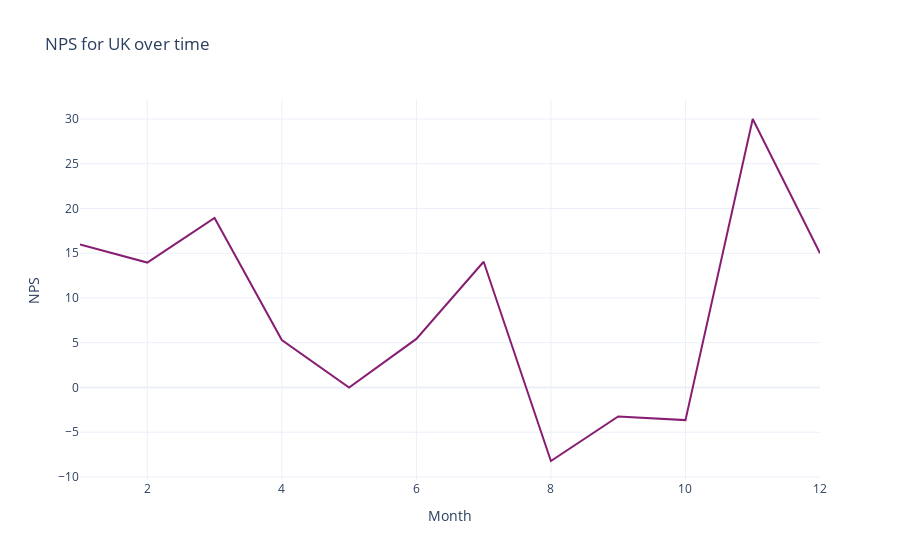

Notebook cell for this chart:
### Markdown cell above
We can see that the NPS has gone up over time for Mexico.

### Code cell
dfuk = df1[df1['Market'] == 'UK']
dfuk = dfuk.groupby(['Month','NPS category'])['ID'].count()
dfuk = dfuk.unstack()
dfuk['Total'] = dfuk.sum(axis = 1)
dfuk['NPS score'] = (dfuk['Promoter']/dfuk['Total'] - dfuk['Detractor']/dfuk['Total'])*100
dfuk = dfuk.drop(columns = ['Detractor','Passive','Promoter','Total'])
fig2 = px.line(dfuk, template = 'plotly_white', title = 'NPS for UK over time')
fig2.update_layout(showlegend = False)
fig2.update_traces(line = {'color':'#871e71'})
fig2.update_yaxes(title = 'NPS')
fig2.show()

### Figure 1 — Plotly figure (JSON) as saved in the notebook; plotly's stock layout.template omitted (floating-point values rounded to 4 significant figures)
{"data": [{"hovertemplate": "NPS category=NPS score<br>Month=%{x}<br>value=%{y}<extra></extra>", "legendgroup": "NPS score", "line": {"color": "#871e71", "dash": "solid"}, "marker": {"symbol": "circle"}, "mode": "lines", "name": "NPS score", "orientation": "v", "showlegend": true, "type": "scatter", "x": [1, 2, 3, 4, 5, 6, 7, 8, 9, 10, 11, 12], "xaxis": "x", "y": [15.97, 13.95, 18.94, 5.303, 0, 5.426, 14.04, -8.219, -3.247, -3.65, 30, 15.0], "yaxis": "y"}], "layout": {"legend": {"title": {"text": "NPS category"}, "tracegroupgap": 0}, "showlegend": false, "title": {"text": "NPS for UK over time"}, "xaxis": {"anchor": "y", "domain": [0, 1], "title": {"text": "Month"}}, "yaxis": {"anchor": "x", "domain": [0, 1], "title": {"text": "NPS"}}}}
